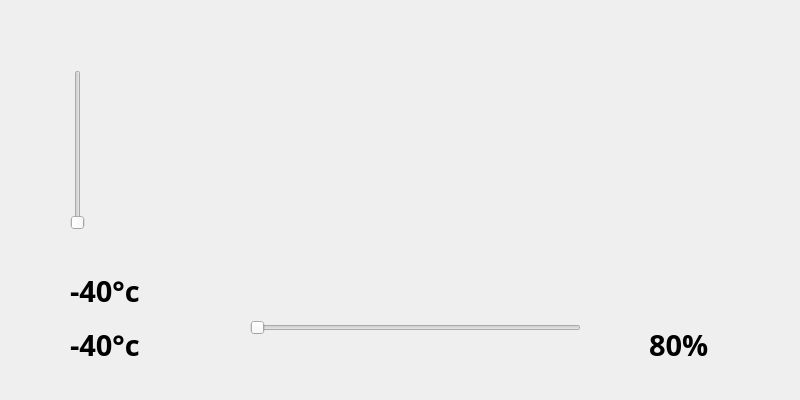
<?xml version="1.0" encoding="UTF-8"?>
<ui version="4.0">
 <class>tachometer_window</class>
 <widget class="QWidget" name="tachometer_window">
  <property name="geometry">
   <rect>
    <x>0</x>
    <y>0</y>
    <width>800</width>
    <height>400</height>
   </rect>
  </property>
  <property name="windowTitle">
   <string>Tachometer</string>
  </property>
  <property name="autoFillBackground">
   <bool>false</bool>
  </property>
  <widget class="QGraphicsView" name="tachometer">
   <property name="geometry">
    <rect>
     <x>0</x>
     <y>0</y>
     <width>800</width>
     <height>400</height>
    </rect>
   </property>
   <property name="autoFillBackground">
    <bool>true</bool>
   </property>
   <property name="styleSheet">
    <string notr="true">background-color: rgba(255, 255, 255, 0);</string>
   </property>
   <property name="frameShape">
    <enum>QFrame::NoFrame</enum>
   </property>
   <property name="frameShadow">
    <enum>QFrame::Plain</enum>
   </property>
   <property name="lineWidth">
    <number>0</number>
   </property>
   <property name="verticalScrollBarPolicy">
    <enum>Qt::ScrollBarAlwaysOff</enum>
   </property>
   <property name="horizontalScrollBarPolicy">
    <enum>Qt::ScrollBarAlwaysOff</enum>
   </property>
   <property name="backgroundBrush">
    <brush brushstyle="SolidPattern">
     <color alpha="0">
      <red>255</red>
      <green>0</green>
      <blue>0</blue>
     </color>
    </brush>
   </property>
   <property name="foregroundBrush">
    <brush brushstyle="SolidPattern">
     <color alpha="0">
      <red>0</red>
      <green>0</green>
      <blue>0</blue>
     </color>
    </brush>
   </property>
   <property name="interactive">
    <bool>false</bool>
   </property>
  </widget>
  <widget class="QLabel" name="rpm_label">
   <property name="geometry">
    <rect>
     <x>20</x>
     <y>280</y>
     <width>76</width>
     <height>19</height>
    </rect>
   </property>
   <property name="styleSheet">
    <string notr="true">color: rgb(255, 255, 255);</string>
   </property>
   <property name="text">
    <string/>
   </property>
  </widget>
  <widget class="QLabel" name="x_label">
   <property name="geometry">
    <rect>
     <x>20</x>
     <y>320</y>
     <width>76</width>
     <height>19</height>
    </rect>
   </property>
   <property name="text">
    <string/>
   </property>
  </widget>
  <widget class="QLabel" name="y_label">
   <property name="geometry">
    <rect>
     <x>20</x>
     <y>350</y>
     <width>76</width>
     <height>19</height>
    </rect>
   </property>
   <property name="text">
    <string/>
   </property>
  </widget>
  <widget class="QLabel" name="temp_icon">
   <property name="geometry">
    <rect>
     <x>20</x>
     <y>320</y>
     <width>50</width>
     <height>50</height>
    </rect>
   </property>
   <property name="text">
    <string/>
   </property>
   <property name="pixmap">
    <pixmap resource="psa-resources.qrc">:/symbols/icons/temp.png</pixmap>
   </property>
   <property name="scaledContents">
    <bool>true</bool>
   </property>
  </widget>
  <widget class="QLabel" name="temp_label">
   <property name="geometry">
    <rect>
     <x>70</x>
     <y>324</y>
     <width>131</width>
     <height>41</height>
    </rect>
   </property>
   <property name="font">
    <font>
     <family>DSEG7 Classic</family>
     <pointsize>22</pointsize>
     <bold>true</bold>
    </font>
   </property>
   <property name="text">
    <string>-40°c</string>
   </property>
  </widget>
  <widget class="QLabel" name="fuel_icon">
   <property name="geometry">
    <rect>
     <x>730</x>
     <y>320</y>
     <width>50</width>
     <height>50</height>
    </rect>
   </property>
   <property name="text">
    <string/>
   </property>
   <property name="pixmap">
    <pixmap resource="psa-resources.qrc">:/symbols/icons/fuel.png</pixmap>
   </property>
   <property name="scaledContents">
    <bool>true</bool>
   </property>
  </widget>
  <widget class="QLabel" name="fuel_label">
   <property name="geometry">
    <rect>
     <x>649</x>
     <y>324</y>
     <width>91</width>
     <height>41</height>
    </rect>
   </property>
   <property name="font">
    <font>
     <family>DSEG7 Classic</family>
     <pointsize>22</pointsize>
     <bold>true</bold>
    </font>
   </property>
   <property name="text">
    <string>80%</string>
   </property>
  </widget>
  <widget class="QLabel" name="mileage_label">
   <property name="geometry">
    <rect>
     <x>320</x>
     <y>350</y>
     <width>190</width>
     <height>40</height>
    </rect>
   </property>
   <property name="font">
    <font>
     <family>DSEG7 Classic</family>
     <pointsize>20</pointsize>
     <bold>true</bold>
     <kerning>false</kerning>
    </font>
   </property>
   <property name="text">
    <string notr="true"/>
   </property>
   <property name="alignment">
    <set>Qt::AlignCenter</set>
   </property>
  </widget>
  <widget class="QLabel" name="oil_temp_icon">
   <property name="geometry">
    <rect>
     <x>20</x>
     <y>266</y>
     <width>50</width>
     <height>50</height>
    </rect>
   </property>
   <property name="text">
    <string/>
   </property>
   <property name="pixmap">
    <pixmap resource="psa-resources.qrc">:/symbols/icons/engine-oil-white.png</pixmap>
   </property>
   <property name="scaledContents">
    <bool>true</bool>
   </property>
  </widget>
  <widget class="QLabel" name="oil_temp_label">
   <property name="geometry">
    <rect>
     <x>70</x>
     <y>270</y>
     <width>131</width>
     <height>41</height>
    </rect>
   </property>
   <property name="font">
    <font>
     <family>DSEG7 Classic</family>
     <pointsize>22</pointsize>
     <bold>true</bold>
    </font>
   </property>
   <property name="text">
    <string>-40°c</string>
   </property>
  </widget>
  <widget class="QSlider" name="rpm_slider">
   <property name="geometry">
    <rect>
     <x>250</x>
     <y>320</y>
     <width>331</width>
     <height>16</height>
    </rect>
   </property>
   <property name="maximum">
    <number>7000</number>
   </property>
   <property name="orientation">
    <enum>Qt::Horizontal</enum>
   </property>
  </widget>
  <widget class="QSlider" name="gear_slider">
   <property name="geometry">
    <rect>
     <x>70</x>
     <y>70</y>
     <width>16</width>
     <height>160</height>
    </rect>
   </property>
   <property name="minimum">
    <number>-1</number>
   </property>
   <property name="maximum">
    <number>5</number>
   </property>
   <property name="pageStep">
    <number>1</number>
   </property>
   <property name="value">
    <number>-1</number>
   </property>
   <property name="orientation">
    <enum>Qt::Vertical</enum>
   </property>
  </widget>
 </widget>
 <resources>
  <include location="psa-resources.qrc"/>
 </resources>
 <connections/>
</ui>
